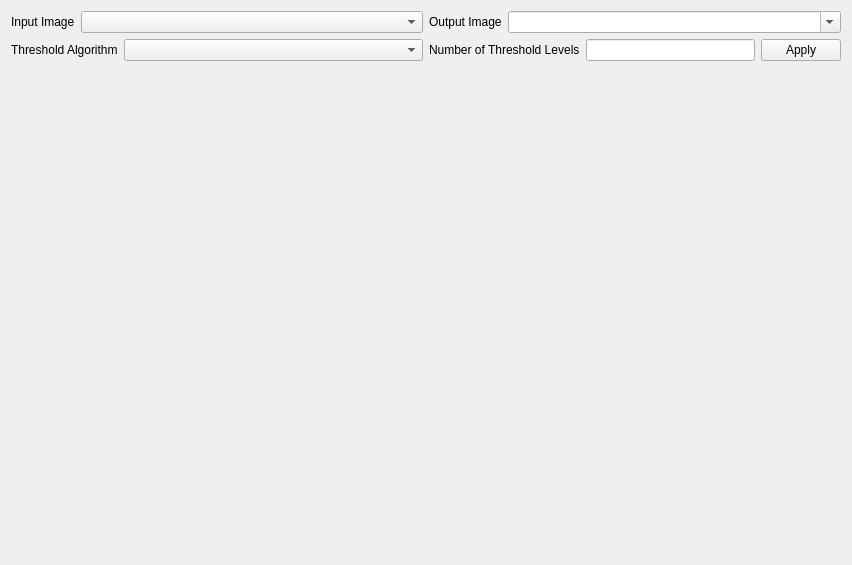
<?xml version="1.0" encoding="UTF-8"?>
<ui version="4.0">
 <class>CMrVizThreshold</class>
 <widget class="QWidget" name="CMrVizThreshold">
  <property name="geometry">
   <rect>
    <x>0</x>
    <y>0</y>
    <width>852</width>
    <height>565</height>
   </rect>
  </property>
  <property name="windowTitle">
   <string>Form</string>
  </property>
  <layout class="QGridLayout" name="gridLayout">
   <item row="0" column="0">
    <layout class="QHBoxLayout" name="hLayout_Images">
     <item>
      <layout class="QHBoxLayout" name="hLayout_InputImg" stretch="0,1">
       <item>
        <widget class="QLabel" name="qLabel_InputImg">
         <property name="text">
          <string>Input Image</string>
         </property>
        </widget>
       </item>
       <item>
        <widget class="QComboBox" name="cBox_InputImg"/>
       </item>
      </layout>
     </item>
     <item>
      <layout class="QHBoxLayout" name="hLayout_OutputImg" stretch="0,1">
       <item>
        <widget class="QLabel" name="qLabel_OutputImg">
         <property name="text">
          <string>Output Image</string>
         </property>
        </widget>
       </item>
       <item>
        <widget class="QComboBox" name="cBox_OutputImg">
         <property name="editable">
          <bool>true</bool>
         </property>
        </widget>
       </item>
      </layout>
     </item>
    </layout>
   </item>
   <item row="1" column="0">
    <layout class="QHBoxLayout" name="hLayout_Controls">
     <item>
      <layout class="QHBoxLayout" name="hLayout_ThresholdAlg" stretch="0,1">
       <item>
        <widget class="QLabel" name="qLabel_ThreshAlg">
         <property name="text">
          <string>Threshold Algorithm</string>
         </property>
        </widget>
       </item>
       <item>
        <widget class="QComboBox" name="cBox_ThreshAlg"/>
       </item>
      </layout>
     </item>
     <item>
      <layout class="QHBoxLayout" name="hLayout_ThreshLevels">
       <item>
        <widget class="QLabel" name="qLabel_ThreshLevels">
         <property name="text">
          <string>Number of Threshold Levels</string>
         </property>
        </widget>
       </item>
       <item>
        <widget class="QLineEdit" name="lEdit_Threshlevels">
         <property name="maxLength">
          <number>2</number>
         </property>
        </widget>
       </item>
       <item>
        <widget class="QPushButton" name="pBtn_Apply">
         <property name="text">
          <string>Apply</string>
         </property>
        </widget>
       </item>
      </layout>
     </item>
    </layout>
   </item>
   <item row="2" column="0">
    <layout class="QHBoxLayout" name="hLayout_Widgets">
     <item>
      <widget class="QVTKWidget" name="qWidget_InputView" native="true"/>
     </item>
     <item>
      <widget class="QVTKWidget" name="qWidget_OutputView" native="true"/>
     </item>
    </layout>
   </item>
  </layout>
 </widget>
 <customwidgets>
  <customwidget>
   <class>QVTKWidget</class>
   <extends>QWidget</extends>
   <header>QVTKWidget.h</header>
   <container>1</container>
  </customwidget>
 </customwidgets>
 <resources/>
 <connections/>
 <slots>
  <slot>UpdateInputImage(int)</slot>
 </slots>
</ui>
